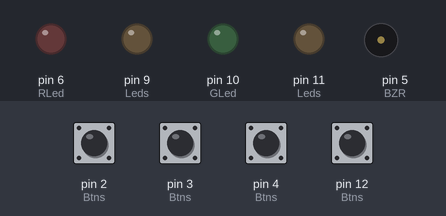
A sketch run on a simulated Arduino Uno, built with avr-gcc and run on an emulated ATmega328P. Shown: output pins drawn as LEDs (lit = HIGH), buzzer (waves = sounding). The inputs (shaded band) are chosen by the test bench; at power-on: pin 2 (Btns), pin 3 (Btns), pin 4 (Btns), pin 12 (Btns) HIGH. Random numbers use the default seed unless the sketch sets one.

Above: at 1.2 s.
1.3 s: pin 2 (Btns) pulled LOW for 0.15 s
At 2.0 s:
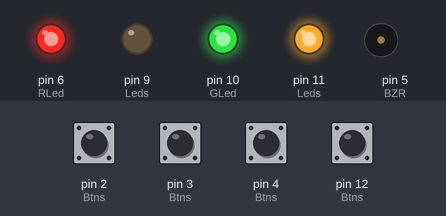
4.4 s: pin 3 (Btns) pulled LOW for 1 s
At 5.6 s:
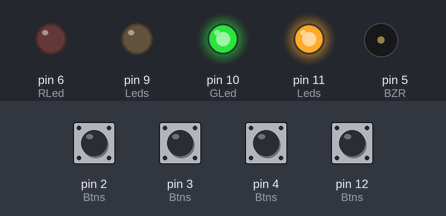
8.4 s: pin 4 (Btns) pulled LOW for 1 s
At 9.3 s:
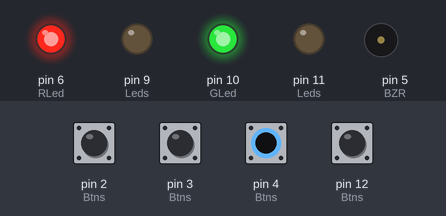
11.4 s: pin 12 (Btns) pulled LOW for 1 s
At 13.0 s:
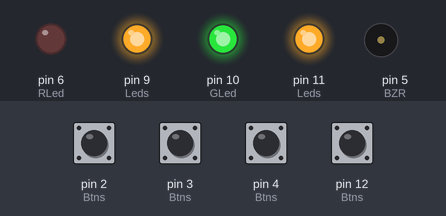
14.6 s: pin 2 (Btns) driven LOW and pin 3 (Btns) driven LOW
At 18.5 s:
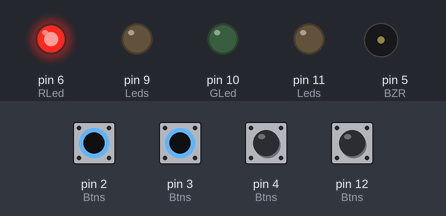
Timing chart, 0 to 25.1 s (numbered marks = the images above; inputs shaded):
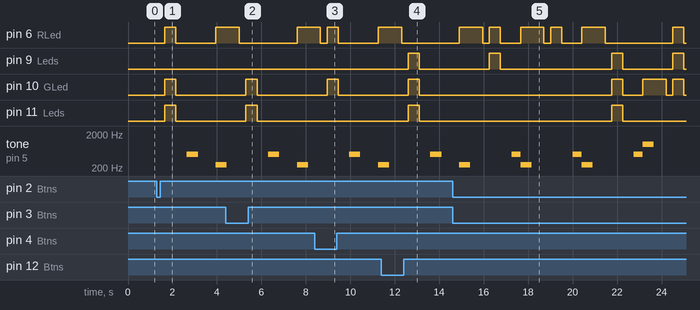

The sketch:

end_game.ino
```cpp
#define RLed 6
#define YLed 9
#define GLed 10
#define BLed 11

#define RBtn 12
#define YBtn 2
#define GBtn 4
#define BBtn 3

#define BZR 5
#define NUM_OF_LEDS 4
const int Leds[NUM_OF_LEDS] = {GLed, YLed, BLed, RLed};
const int Btns[NUM_OF_LEDS] = {GBtn, YBtn, BBtn, RBtn};
const int tones[NUM_OF_LEDS] = {1000, 1500, 2000, 2500};

#define MAX_NUM_OF_LIGHTS 3
int ChosenIndexes[MAX_NUM_OF_LIGHTS];
int PressedIndexes[MAX_NUM_OF_LIGHTS];

int NumOfPressedIndexes = 0;
unsigned long lastDebounceTime[NUM_OF_LEDS] = {0};
unsigned long debounceDelay = 50; // הקטנת זמן דילוג כדי להגביר רגישות
unsigned long startTime = 0;
const unsigned long TIME_LIMIT = 1000;

#define  WAITING_FOR_NEW_GAME 51
#define  SHOWING_LIGHTS  52
#define  WAITING_FOR_INPUT 53
#define  CHECKING_RESULT  54
#define  GAME_WON  55
#define  GAME_LOST  56

int currentState = WAITING_FOR_NEW_GAME;

void setup() {
    pinMode(BZR, OUTPUT);
    initializeLedsAndButtons();
    randomSeed(analogRead(A1));
}

void loop() {
    unsigned long currentTime = millis();

    switch (currentState) {
        case WAITING_FOR_NEW_GAME:
            handleNewGameRequest();
            break;

        case SHOWING_LIGHTS:
            ShowLights();
            currentState = WAITING_FOR_INPUT;
            break;

        case WAITING_FOR_INPUT:
            handleGamePlay(currentTime);
            break;

        case CHECKING_RESULT:
            checkGameResult();
            break;

        case GAME_WON:
            handleWinState();
            break;

        case GAME_LOST:
            handleLoseState();
            break;
    }
}

void initializeLedsAndButtons() {
    for (int i = 0; i < NUM_OF_LEDS; i++) {
        pinMode(Leds[i], OUTPUT);
        pinMode(Btns[i], INPUT_PULLUP);
    }
}

void startNewGame() {
    ChooseRandomLights();
    currentState = SHOWING_LIGHTS;
}

void handleNewGameRequest() {
    static bool buttonPressedLast = false;
    bool buttonPressedNow = (GetPressedBtns() > 0);

    if (buttonPressedNow && !buttonPressedLast) {
        ResetGame();
        startNewGame();
    }
    buttonPressedLast = buttonPressedNow;
}

void handleGamePlay(unsigned long currentTime) {
    if (currentTime - startTime > TIME_LIMIT) {
        currentState = GAME_LOST;
    } else {
        int pressedCount = GetPressedBtns();
        if (pressedCount > 0 && NumOfPressedIndexes < MAX_NUM_OF_LIGHTS) {
            delay(debounceDelay); // דילוג לאחר לחיצה
            for (int i = 0; i < NUM_OF_LEDS; i++) {
                if (digitalRead(Btns[i]) == LOW) {
                    PressedIndexes[NumOfPressedIndexes++] = i;
                    if (NumOfPressedIndexes >= MAX_NUM_OF_LIGHTS) {
                        break; // עצור אם הגענו למספר הנדרש של לחיצות
                    }
                }
            }
            if (NumOfPressedIndexes == MAX_NUM_OF_LIGHTS) {
                currentState = CHECKING_RESULT;
            }
        }
    }
}

void ChooseRandomLights() {
    for (int i = 0; i < MAX_NUM_OF_LIGHTS; i++) {
        ChosenIndexes[i] = random(0, NUM_OF_LEDS);
    }
}

void ShowLights() {
    for (int i = 0; i < MAX_NUM_OF_LIGHTS; i++) {
        digitalWrite(Leds[ChosenIndexes[i]], HIGH);
    }
    delay(500);
    for (int i = 0; i < MAX_NUM_OF_LIGHTS; i++) {
        digitalWrite(Leds[ChosenIndexes[i]], LOW);
    }
    delay(500);
    tone(BZR, 500, 500);
    startTime = millis();
}

int GetPressedBtns() {
    int count = 0;
    for (int i = 0; i < NUM_OF_LEDS; i++) {
        unsigned long currentTime = millis();
        int btnState = digitalRead(Btns[i]);

        if (btnState == LOW) {
            if ((currentTime - lastDebounceTime[i]) > debounceDelay) {
                lastDebounceTime[i] = currentTime;
                if (digitalRead(Btns[i]) == LOW) {
                    count++;
                }
            }
        } else {
            lastDebounceTime[i] = currentTime;
        }
    }
    return count;
}

void checkGameResult() {
    if (CheckIfCorrect()) {
        currentState = GAME_WON;
    } else {
        currentState = GAME_LOST;
    }
}

bool CheckIfCorrect() {
    if (NumOfPressedIndexes != MAX_NUM_OF_LIGHTS) {
        return false;
    }
    for (int i = 0; i < MAX_NUM_OF_LIGHTS; i++) {
        bool matchFound = false;
        for (int j = 0; j < MAX_NUM_OF_LIGHTS; j++) {
            if (PressedIndexes[i] == ChosenIndexes[j]) {
                matchFound = true;
                break;
            }
        }
        if (!matchFound) {
            return false;
        }
    }
    return true;
}

void handleWinState() {
    digitalWrite(GLed, LOW);
    digitalWrite(RLed, LOW);
    delay(300);
    digitalWrite(GLed, HIGH);
    tone(BZR, 1000, 500);
    delay(1000);
    currentState = WAITING_FOR_NEW_GAME;
}

void handleLoseState() {
    digitalWrite(GLed, LOW);
    digitalWrite(RLed, LOW);
    delay(300);
    digitalWrite(RLed, HIGH);
    tone(BZR, 250, 500);
    delay(1000);
    currentState = WAITING_FOR_NEW_GAME;
}

void ResetGame() {
    digitalWrite(GLed, LOW);
    digitalWrite(RLed, LOW);
    delay(300);
    NumOfPressedIndexes = 0;
}
```

Measured:
- after the input at 1.3 s, pin 6 (RLed): LOW → HIGH after 0.35 s, → LOW 0.50 s later, → HIGH 1.8 s later; pin 10 (GLed), pin 11 (Leds): LOW → HIGH after 0.35 s, → LOW 0.50 s later; tone on pin 5 (BZR): silent → 500 Hz after 1.4 s, → silent 0.50 s later, → 250 Hz 0.80 s later
- after the input at 4.4 s, pin 6 (RLed): HIGH → LOW after 0.60 s, → HIGH 2.6 s later; pin 10 (GLed), pin 11 (Leds): LOW → HIGH after 0.90 s, → LOW 0.50 s later
- after the input at 8.4 s, pin 6 (RLed): HIGH → LOW after 0.25 s, → HIGH 0.30 s later, → LOW 0.50 s later, → HIGH 1.8 s later; pin 10 (GLed): LOW → HIGH after 0.55 s, → LOW 0.50 s later; tone on pin 5 (BZR): silent → 500 Hz after 1.6 s, → silent 0.50 s later, → 250 Hz 0.80 s later
- after the input at 11.4 s, pin 6 (RLed): HIGH → LOW after 0.90 s; pin 9 (Leds), pin 10 (GLed), pin 11 (Leds): LOW → HIGH after 1.2 s, → LOW 0.50 s later
- after the input at 14.6 s, pin 9 (Leds): goes HIGH 0.50 s, LOW 5.0 s, HIGH 0.50 s, LOW 2.3 s, HIGH 0.50 s, then LOW, starting after 1.7 s; pin 10 (GLed): goes HIGH 0.50 s, LOW 0.90 s, HIGH 1.1 s, LOW 0.30 s, HIGH 0.50 s, then LOW, starting after 7.2 s; pin 11 (Leds): LOW → HIGH after 7.2 s, → LOW 0.50 s later
